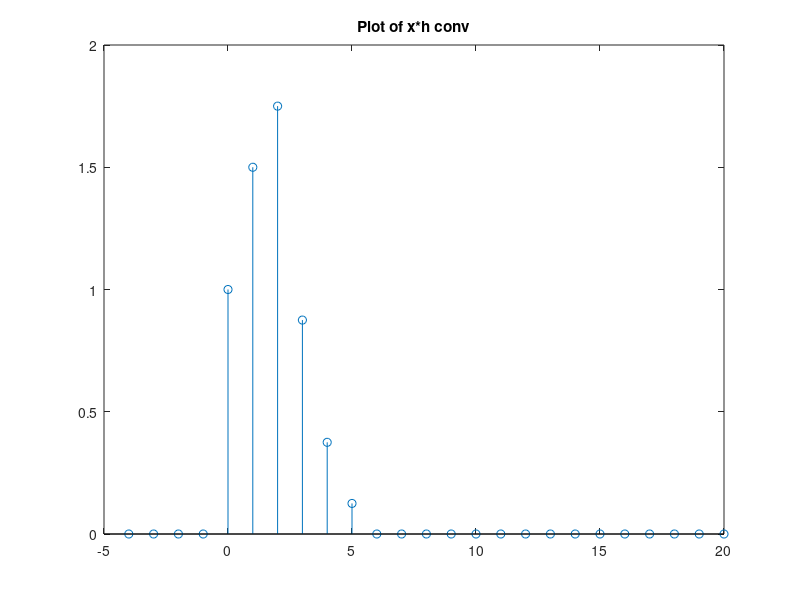

Here is the MATLAB script that generated this plot:
%% 4
clc;clear all;close all;

n = -2:10;
xn = double(n >= 0) - double(n >= 7);
stem(n,xn);
title("Plot of x")

hn = 0.5.^(n).* (double(n>= 0) - double(n>=4));
stem(n,hn);
title("Plot of h")

%% 4c
clc;clear all;close all;
n = -2:10;
xn = double(n == 0) + double(n==1) + double(n==2);
hn = 0.5.^(n).* (double(n>= 0) - double(n>=4));
yn = conv(hn,xn);
stem(-4:20, yn);
title("Plot of x*h conv")
%% test
clc; close all; clear all;